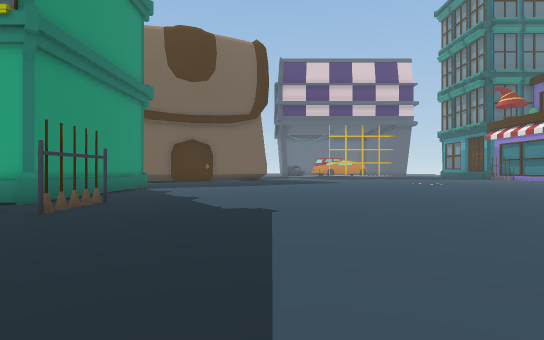
View 1 (above)

24 first-person views from a walk through a scene from a Unity 3-D project. The camera is 1.3 m above the floor, looks level and sees 80° across. The floor is counted in squares, 2 m on a side. Each view is taken from the middle of a square. On the plan, view 1 faces up. The plan holds only what a view shows up to about 10 squares ahead; the rest is blank. The place goes on beyond the plan.

View 2
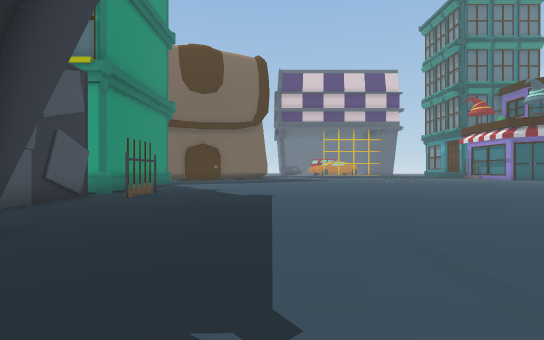

View 3
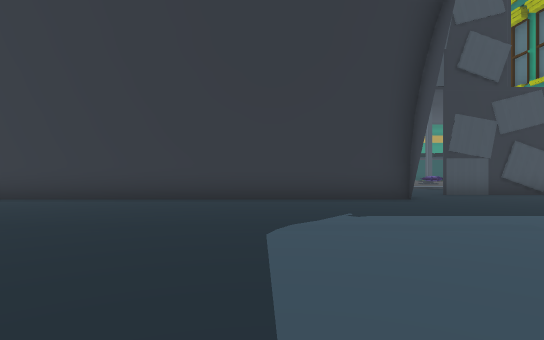

View 4
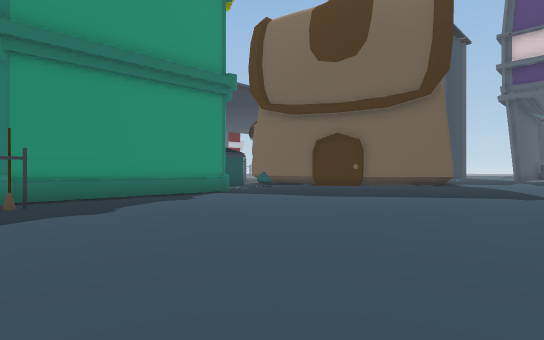

View 5
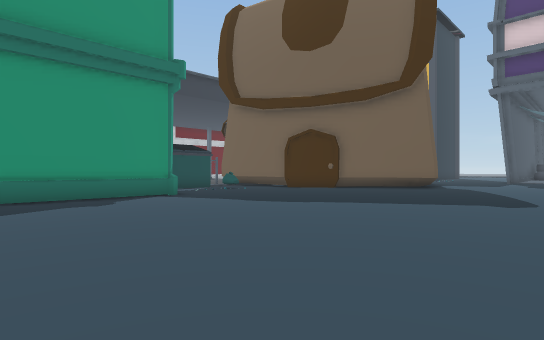

View 6
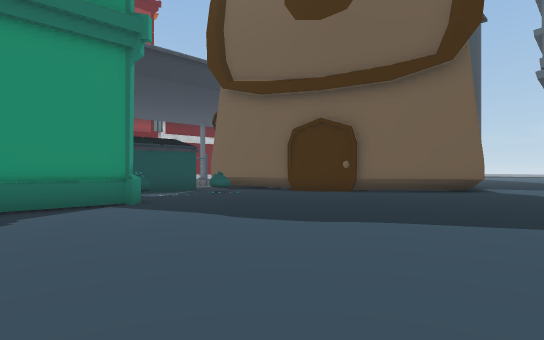

View 7
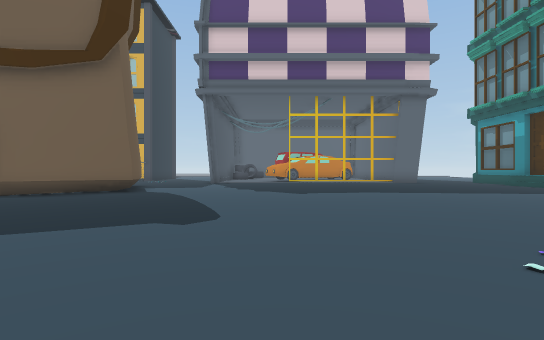

View 8
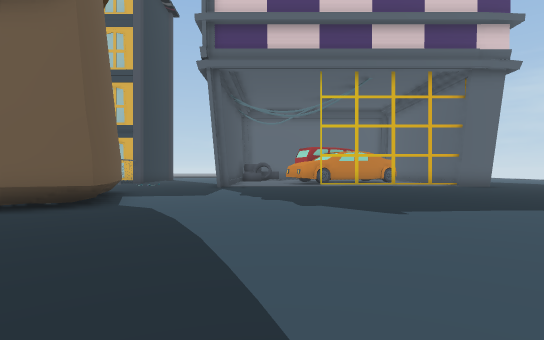

View 9
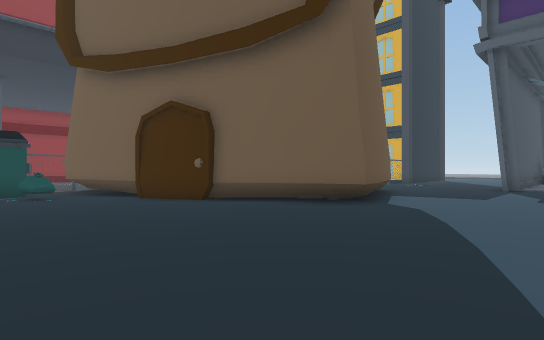

View 10
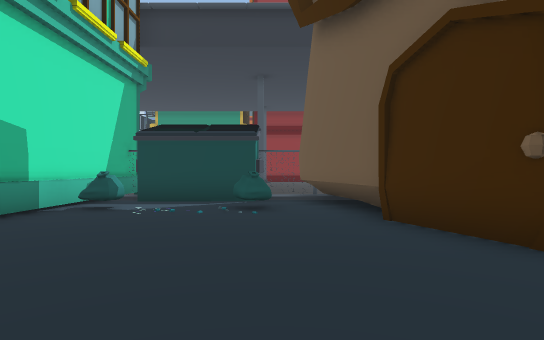

View 11
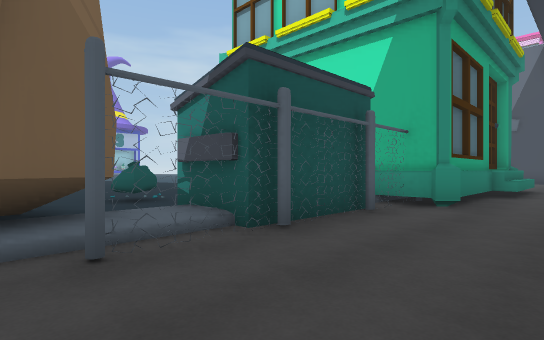

View 12
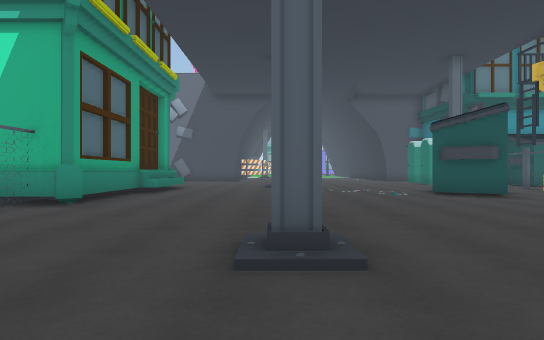

View 13
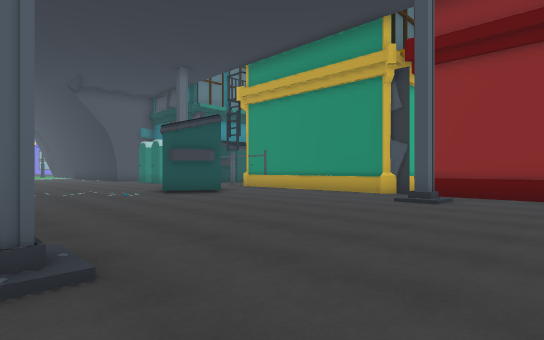

View 14
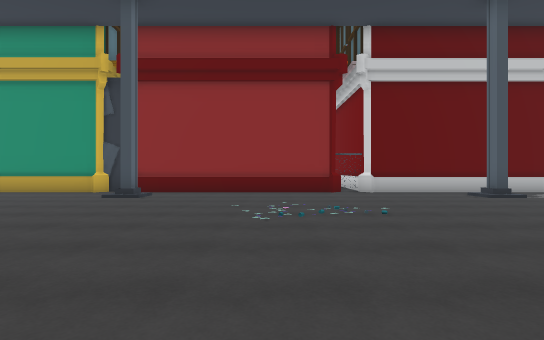

View 15
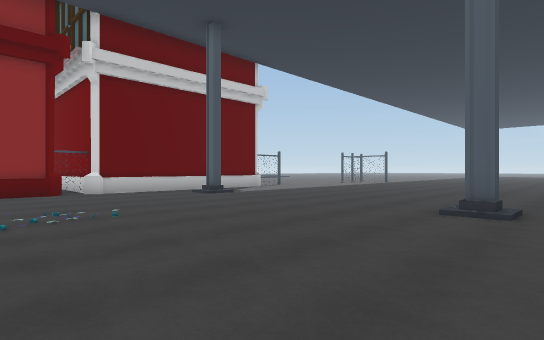

View 16
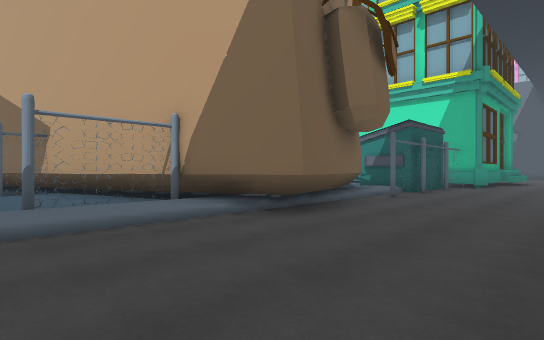

View 17
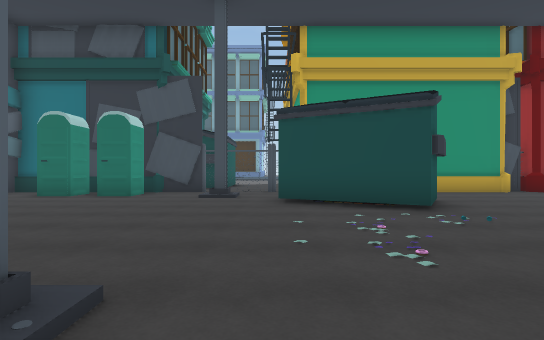

View 18
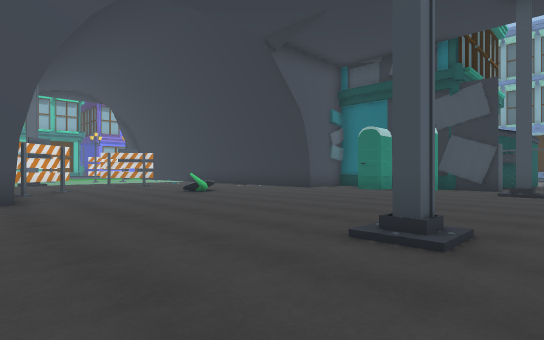

View 19
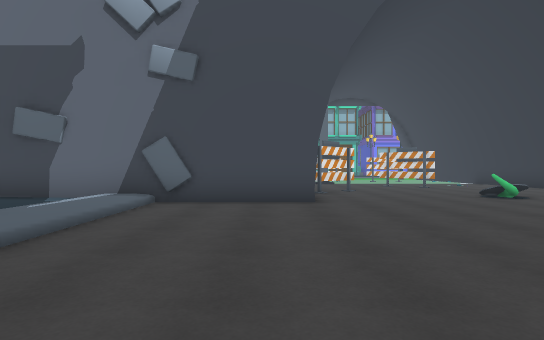

View 20
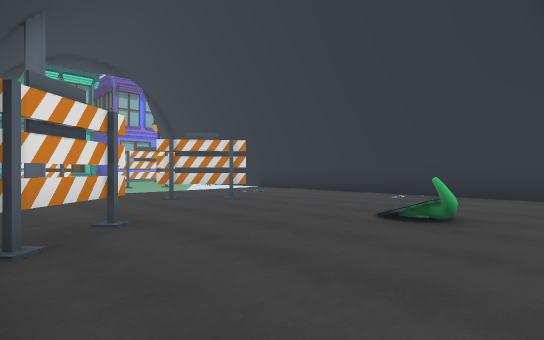

View 21
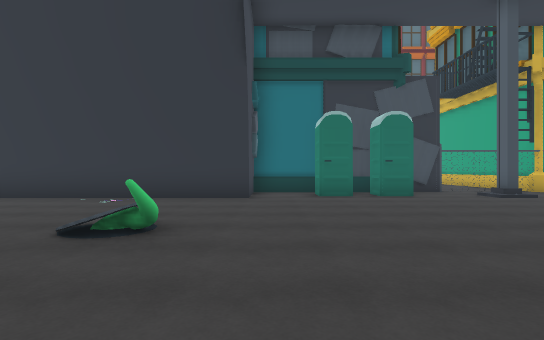

View 22
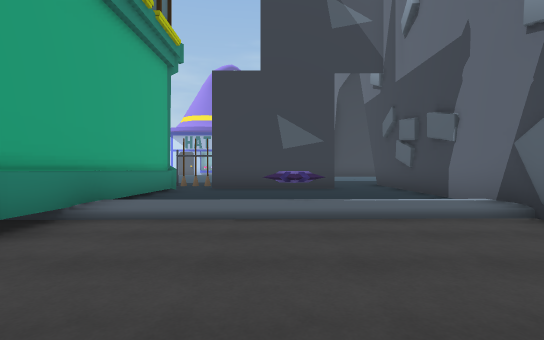

View 23
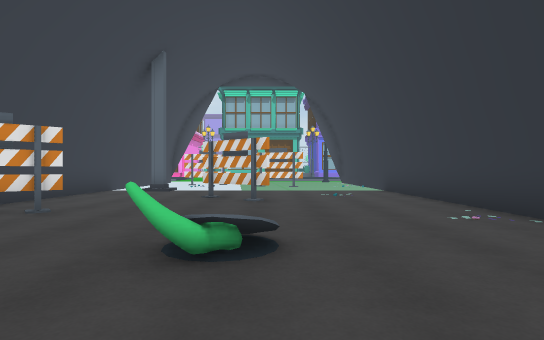

View 24
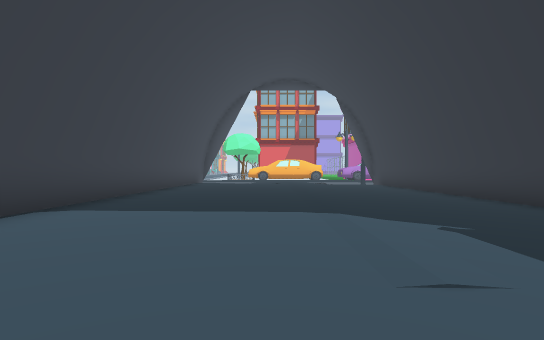

### Floor plan
Key: @ floor where view 1 was taken; # wall or solid block; . main floor; : floor 0.25 m higher than the main floor; + floor 0.5 m higher than the main floor; / step, stairs or slope; O other object.
Columns run from 24 left of view 1 to 11 right of it. Each row starts with its distance up from view 1.
 26 # ............//        :::
 25 #.#......#..../O...####::::::++++::
 24 O............./O.#O#  #::::::++++::
 23 #.............####    ##:::::++++::
 22 #.............#        #:::::++++:
 21 #.............#      ###:::::++++:::
 20 #.............#     ##:::::::+++++::
 19  ......... ...#######::::::::+++++::
 18 #............./##..:::::::::::++++:
 17  .............O/.O.:::::::::::++++
 16 #.#......#....##...:::::::::::+++
 15 #.............O#...:::::::::::+++
 14 #.............#O.O.:::::::::::++
 13 #............#######::::::::::+
 12 #............#     #::::::::::
 11   ..#........#     #:::::::::
 10  ..O#........#     #::::::::::++
  9 #.  #........#     #::::::::::++
  8 O............#     #::::::::::++
  7 O.#......#...########:::::::::++
  6 O.............//...:#:::::::::++
  5 #............./:...##:::::::::++
  4 ##O............:O..#::::::::::+
  3 ###............:...#::::::::::
  2 #.O............:...::::::::::
  1 #..............:...::::::::::
  0 ###....O...###########::@::::
 -1   #...//...#         #::::::::
 -2   O........#         #::::::::#
 -3   #.......O#         #::::::::#
 -4   #........#         #::::::::#
 -5   #...OO...#         #::::::::#
 -6   #....OO..#         #::::::::#
 -7   #........#         #::::::::#
 -8   #......###         #::::::::#

Positions as (right, up) in squares from view 1, and headings:
1: (0, 0), facing up
2: (0, -3), facing up
3: (5, -3), facing left
4: (4, 6), facing up-left
5: (4, 8), facing up-left
6: (2, 10), facing up-left
7: (4, 11), facing up
8: (3, 15), facing up
9: (3, 15), facing up-left
10: (-1, 17), facing left
11: (-13, 19), facing down-right
12: (-15, 19), facing down
13: (-15, 19), facing down-left
14: (-14, 20), facing left
15: (-14, 20), facing up-left
16: (-14, 26), facing down-right
17: (-14, 8), facing left
18: (-12, 8), facing down-left
19: (-12, 7), facing down
20: (-13, 1), facing down-left
21: (-14, 1), facing left
22: (-14, 4), facing right
23: (-18, 2), facing down
24: (2, 2), facing down
